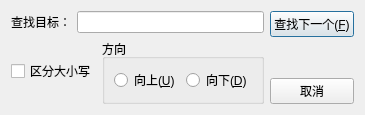
<?xml version="1.0" encoding="UTF-8"?>
<ui version="4.0">
 <class>SearchDialog</class>
 <widget class="QDialog" name="SearchDialog">
  <property name="geometry">
   <rect>
    <x>0</x>
    <y>0</y>
    <width>357</width>
    <height>107</height>
   </rect>
  </property>
  <property name="windowTitle">
   <string>查找</string>
  </property>
  <layout class="QHBoxLayout" name="horizontalLayout_5">
   <item>
    <layout class="QVBoxLayout" name="verticalLayout_2">
     <item>
      <layout class="QHBoxLayout" name="horizontalLayout">
       <item>
        <widget class="QLabel" name="btnFindTarget">
         <property name="text">
          <string>查找目标：</string>
         </property>
        </widget>
       </item>
       <item>
        <widget class="QLineEdit" name="searchText"/>
       </item>
      </layout>
     </item>
     <item>
      <layout class="QHBoxLayout" name="horizontalLayout_4">
       <item>
        <widget class="QCheckBox" name="btnCaps">
         <property name="text">
          <string>区分大小写</string>
         </property>
        </widget>
       </item>
       <item>
        <widget class="QGroupBox" name="groupBox">
         <property name="title">
          <string>方向</string>
         </property>
         <layout class="QHBoxLayout" name="horizontalLayout_3">
          <item>
           <layout class="QHBoxLayout" name="horizontalLayout_2">
            <item>
             <widget class="QRadioButton" name="raUp">
              <property name="text">
               <string>向上(&amp;U)</string>
              </property>
             </widget>
            </item>
            <item>
             <widget class="QRadioButton" name="raDown">
              <property name="text">
               <string>向下(&amp;D)</string>
              </property>
             </widget>
            </item>
           </layout>
          </item>
         </layout>
        </widget>
       </item>
      </layout>
     </item>
    </layout>
   </item>
   <item>
    <layout class="QVBoxLayout" name="verticalLayout">
     <item>
      <widget class="QPushButton" name="btnFindNext">
       <property name="text">
        <string>查找下一个(&amp;F)</string>
       </property>
      </widget>
     </item>
     <item>
      <spacer name="verticalSpacer">
       <property name="orientation">
        <enum>Qt::Orientation::Vertical</enum>
       </property>
       <property name="sizeHint" stdset="0">
        <size>
         <width>20</width>
         <height>40</height>
        </size>
       </property>
      </spacer>
     </item>
     <item>
      <widget class="QPushButton" name="btnCancel">
       <property name="text">
        <string>取消</string>
       </property>
      </widget>
     </item>
    </layout>
   </item>
  </layout>
 </widget>
 <resources/>
 <connections/>
</ui>
